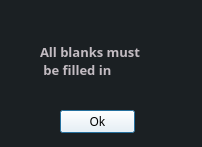
<?xml version="1.0" encoding="UTF-8"?>
<ui version="4.0">
 <class>dlgCollegeError</class>
 <widget class="QDialog" name="dlgCollegeError">
  <property name="geometry">
   <rect>
    <x>0</x>
    <y>0</y>
    <width>202</width>
    <height>147</height>
   </rect>
  </property>
  <property name="minimumSize">
   <size>
    <width>202</width>
    <height>147</height>
   </size>
  </property>
  <property name="maximumSize">
   <size>
    <width>202</width>
    <height>147</height>
   </size>
  </property>
  <property name="windowTitle">
   <string>Error</string>
  </property>
  <property name="styleSheet">
   <string notr="true">background: #1b2023;</string>
  </property>
  <widget class="QLabel" name="txtCollegeError">
   <property name="geometry">
    <rect>
     <x>40</x>
     <y>20</y>
     <width>131</width>
     <height>81</height>
    </rect>
   </property>
   <property name="font">
    <font>
     <family>JetBrains Mono</family>
     <pointsize>10</pointsize>
     <weight>75</weight>
     <bold>true</bold>
    </font>
   </property>
   <property name="styleSheet">
    <string notr="true">color: #c3bcc2;</string>
   </property>
   <property name="text">
    <string>All blanks must 
 be filled in</string>
   </property>
  </widget>
  <widget class="QPushButton" name="btnDlgCollegeError">
   <property name="geometry">
    <rect>
     <x>60</x>
     <y>110</y>
     <width>75</width>
     <height>23</height>
    </rect>
   </property>
   <property name="font">
    <font>
     <family>JetBrains Mono</family>
     <pointsize>9</pointsize>
    </font>
   </property>
   <property name="styleSheet">
    <string notr="true">background: white;
</string>
   </property>
   <property name="text">
    <string>Ok</string>
   </property>
  </widget>
 </widget>
 <resources/>
 <connections/>
</ui>
